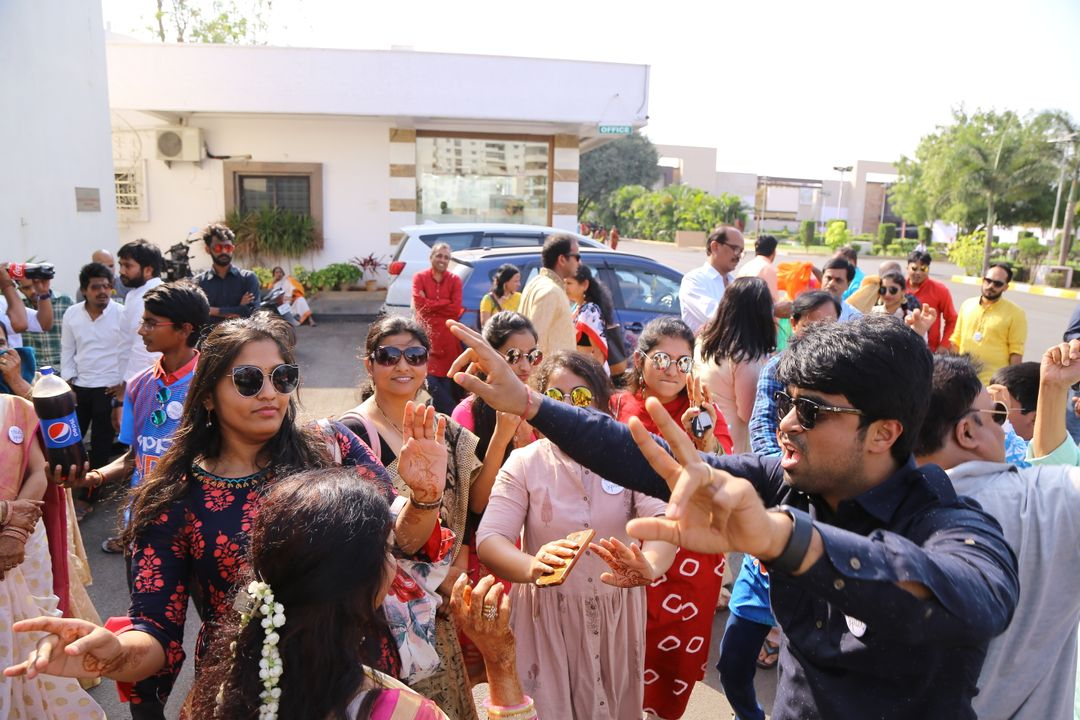
#> input picture code/react-photo-editor/photos/test/11img1.JPG, 1080 x 720 px, found by its file name; its folder holds only this picture in this run
$ jupyter execute regression.ipynb
#> lines starting #> are read from the running program, lines starting #| are printed output that depends on the picture
[cell 1]
import pandas as pd
from sklearn.model_selection import train_test_split
from sklearn.linear_model import LinearRegression
from sklearn.metrics import mean_squared_error
import os
import cv2
import numpy as np
import csv

[cell 2]
raw_folder_path = "../../adobe5k/raw"
edited_folder_path = "../../adobe5k/a"
csv_file_path = "adobe5k_a.csv"

[cell 3]
# This will form the value for exposure
def calculate_exposure_with_cv2(img):
    # Convert the image from BGR to HSV
    hsv_img = cv2.cvtColor(img, cv2.COLOR_BGR2HSV)
    # Extract the Saturation channel
    _, _, V = cv2.split(hsv_img)
    # Calculate average saturation
    average_exposure = np.mean(V)
    return (average_exposure/255)


def calculate_saturation_with_cv2(img):
    # Convert the image from BGR to HSV
    hsv_img = cv2.cvtColor(img, cv2.COLOR_BGR2HSV)
    # Extract the Saturation channel
    _, S, _ = cv2.split(hsv_img)
    # Calculate average saturation
    average_saturation = np.mean(S)
    return (average_saturation/255)

def calculate_hue_with_cv2(img):
    hsv_img = cv2.cvtColor(img, cv2.COLOR_BGR2HSV)
    # Extract the Saturation channel
    H, _, _ = cv2.split(hsv_img)
    # Calculate average saturation
    average_hue = np.mean(H)
    return (average_hue/180)

def calculate_all_parameters_with_cv2(img):
    hsv_img = cv2.cvtColor(img, cv2.COLOR_BGR2HSV)
    H, S, V = cv2.split(hsv_img)
    average_hue = np.mean(H)
    average_saturation = np.mean(S)
    average_exposure = np.mean(V)
    return (average_hue/180, average_saturation/255, average_exposure/255)

# This will be used for modifying image
def adjust_gamma(image_path, gamma=1.0):
    image=cv2.imread(image_path)
    invGamma = 1.0 / gamma
    table = np.array([((i / 255.0) ** invGamma) * 255 for i in np.arange(0, 256)]).astype("uint8")
    return cv2.LUT(image, table)

[cell 4]
# [14 lines of commented-out code are left out]


def extract_values(folder_path):
    exposure = []
    saturation = []
    hue = []
    try:
        for filename in os.listdir(folder_path):
            img_path = os.path.join(folder_path, filename)
            if os.path.isfile(img_path):
                img = cv2.imread(img_path)
                if img is not None:
                    my_tuple = calculate_all_parameters_with_cv2(img)
                    exposure.append(my_tuple[2])
                    saturation.append(my_tuple[1])
                    hue.append(my_tuple[0])
                else:
                    print(f"Skipping {filename} as it cannot be read by OpenCV.")
            else:
                print(f"Skipping {filename} as it is not a file.")
    except Exception as e:
        print(f"An error occurred: {str(e)}")
    return exposure, saturation, hue

[cell 5]
# raw_exposure, raw_saturation, raw_hue = extract_values(raw_folder_path)
# edited_exposure, edited_saturation, edited_hue = extract_values(edited_folder_path)

[cell 6]
# [7 lines of commented-out code are left out]

[cell 7]
data = pd.read_csv(csv_file_path)
#> (reads code/regression/regression_modular/adobe5k_a.csv from the repository)

X_train = data[['Raw Exposure', 'Raw Saturation', 'Raw Hue']]
y_train = data[['Edited Exposure', 'Edited Saturation', 'Edited Hue']]

model = LinearRegression()
model.fit(X_train, y_train)

[cell 8]
def adjust_image(img, new_exposure, new_saturation, new_hue):
    # Convert from BGR to HSV
    hsv = cv2.cvtColor(img, cv2.COLOR_BGR2HSV)

    # Split into the H, S, and V channels
    h, s, v = cv2.split(hsv)

    # Calculate average values for normalization
    avg_v = np.mean(v) / 255
    avg_s = np.mean(s) / 255
    avg_h = np.mean(h) / 180

    # Calculate adjustment factors
    value_scale = new_exposure / avg_v
    saturation_scale = new_saturation / avg_s
    hue_scale = new_hue / avg_h

    # Adjust values
    v = np.clip(v * value_scale, 0, 255).astype(hsv.dtype)
    s = np.clip(s * saturation_scale, 0, 255).astype(hsv.dtype)
    h = np.clip(h * hue_scale, 0, 180).astype(hsv.dtype)

    # Merge the adjusted H, S, and V channels back together
    hsv_adjusted = cv2.merge([h, s, v])

    # Convert back from HSV to BGR
    img_adjusted = cv2.cvtColor(hsv_adjusted, cv2.COLOR_HSV2BGR)

    return img_adjusted

[cell 9]
# test data csv file

test_data = "test_data.csv"
test_folder_path = "../../adobe5k/test"
output_folder = "../../adobe5k/test_a_output"

test_raw_exposure, test_raw_saturation, test_raw_hue = extract_values(test_folder_path)
#> in extract_values, img is the input picture: shape (720, 1080, 3); mean B, G, R 133.8, 136, 154
#> in calculate_all_parameters_with_cv2, `hsv_img = cv2.cvtColor(img, cv2.COLOR_BGR2HSV)`: hsv_img: shape (720, 1080, 3); mean H, S, V 66, 64.6, 160.3
#> in calculate_all_parameters_with_cv2, `H, S, V = cv2.split(hsv_img)`:
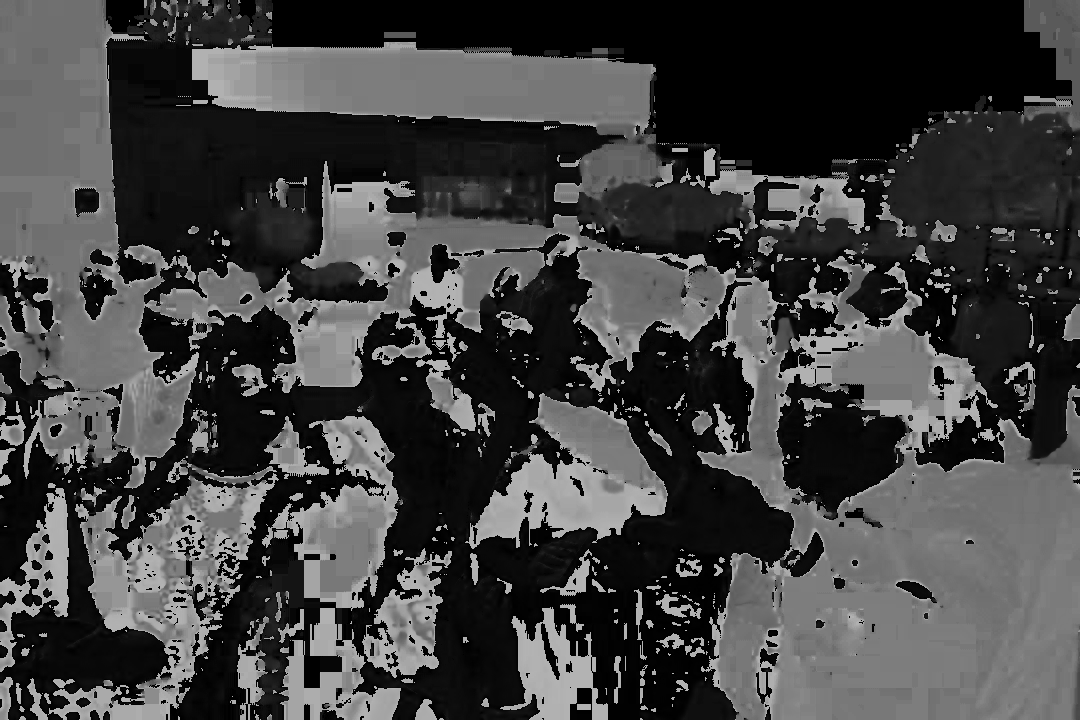
#> H: shape (720, 1080); min 0, max 179, mean 66
#> in calculate_all_parameters_with_cv2, `H, S, V = cv2.split(hsv_img)`:
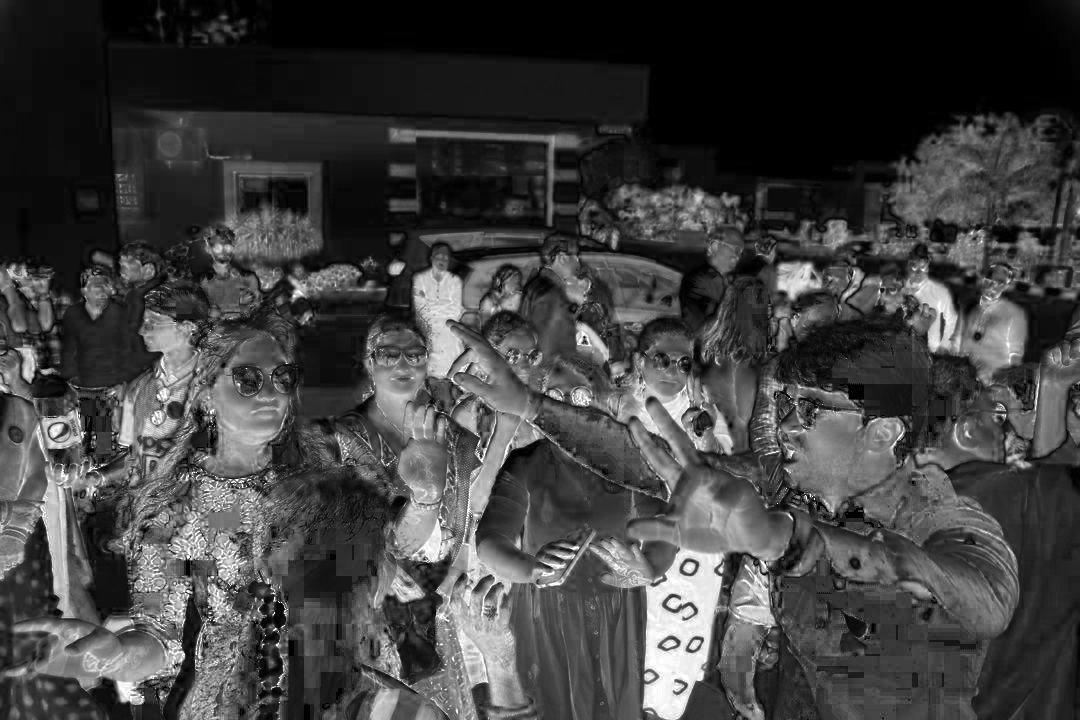
#> S: shape (720, 1080); min 0, max 255, mean 64.6
#> in calculate_all_parameters_with_cv2, `H, S, V = cv2.split(hsv_img)`:
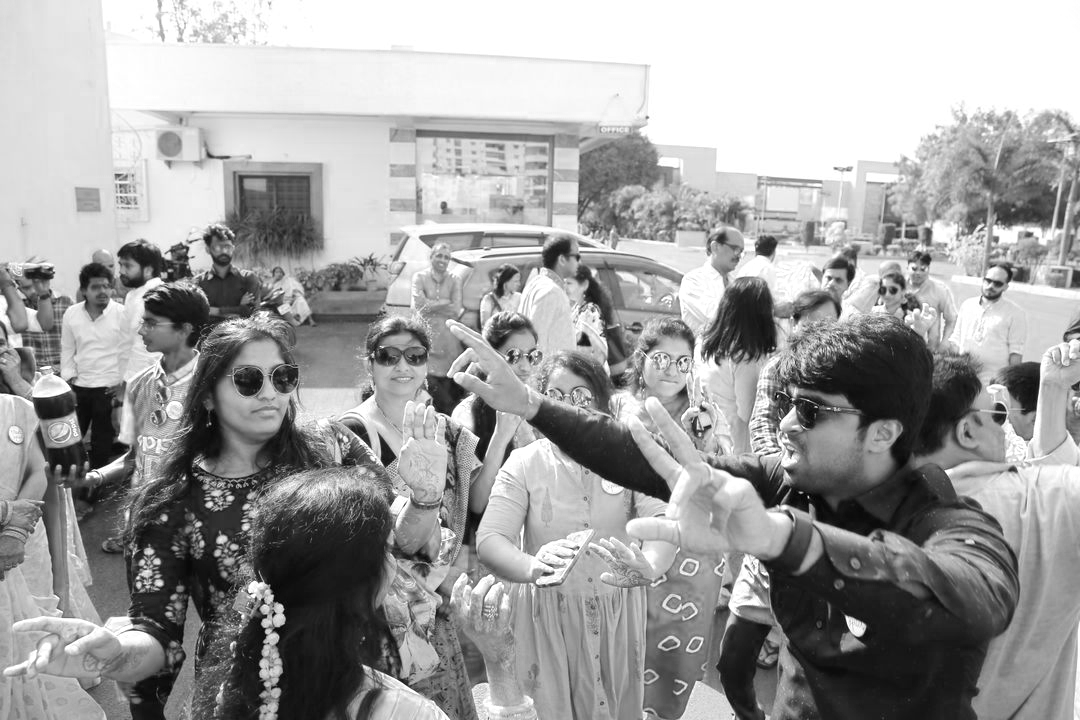
#> V: shape (720, 1080); min 1, max 255, mean 160.3
#> in calculate_all_parameters_with_cv2, `average_hue = np.mean(H)`: average_hue = 66
#> in calculate_all_parameters_with_cv2, `average_saturation = np.mean(S)`: average_saturation = 64.58
#> in calculate_all_parameters_with_cv2, `average_exposure = np.mean(V)`: average_exposure = 160.3
#> in extract_values, `my_tuple = calculate_all_parameters_with_cv2(img)`: my_tuple = (0.367, 0.253, 0.629)
#> test_raw_exposure = [0.629]; test_raw_saturation = [0.253]; test_raw_hue = [0.367]

with open(test_data, mode='w') as test_file:
    test_writer = csv.writer(test_file, delimiter=',', quotechar='"', quoting=csv.QUOTE_MINIMAL)
    test_writer.writerow(['Raw Exposure', 'Raw Saturation', 'Raw Hue'])
    for i in range(len(test_raw_exposure)):
        test_writer.writerow([test_raw_exposure[i], test_raw_saturation[i], test_raw_hue[i]])
#> this loop made 1 pass

test_data = pd.read_csv(test_data)

X_test = test_data[['Raw Exposure', 'Raw Saturation', 'Raw Hue']]

y_pred = model.predict(X_test)

# print(y_pred)

[cell 10]
os.makedirs(output_folder, exist_ok=True)

files = os.listdir(test_folder_path)

# print(files)

for i, file in enumerate(files):
    img = cv2.imread(os.path.join(test_folder_path, file))
    if img is None:
        print(f"Failed to read image: {file}")
        continue

    img_adjusted = adjust_image(img, y_pred[i][0], y_pred[i][1], y_pred[i][2])
#> in adjust_image, `avg_v = np.mean(v) / 255`: avg_v = 0.629
#> in adjust_image, `avg_s = np.mean(s) / 255`: avg_s = 0.253
#> in adjust_image, `avg_h = np.mean(h) / 180`: avg_h = 0.367
#> in adjust_image, `value_scale = new_exposure / avg_v`: value_scale = 0.737
#> in adjust_image, `saturation_scale = new_saturation / avg_s`: saturation_scale = 1.02
#> in adjust_image, `hue_scale = new_hue / avg_h`: hue_scale = 1.05
#> in adjust_image, `v = np.clip(v * value_scale, 0, 255).astype(hsv.dtype)`:
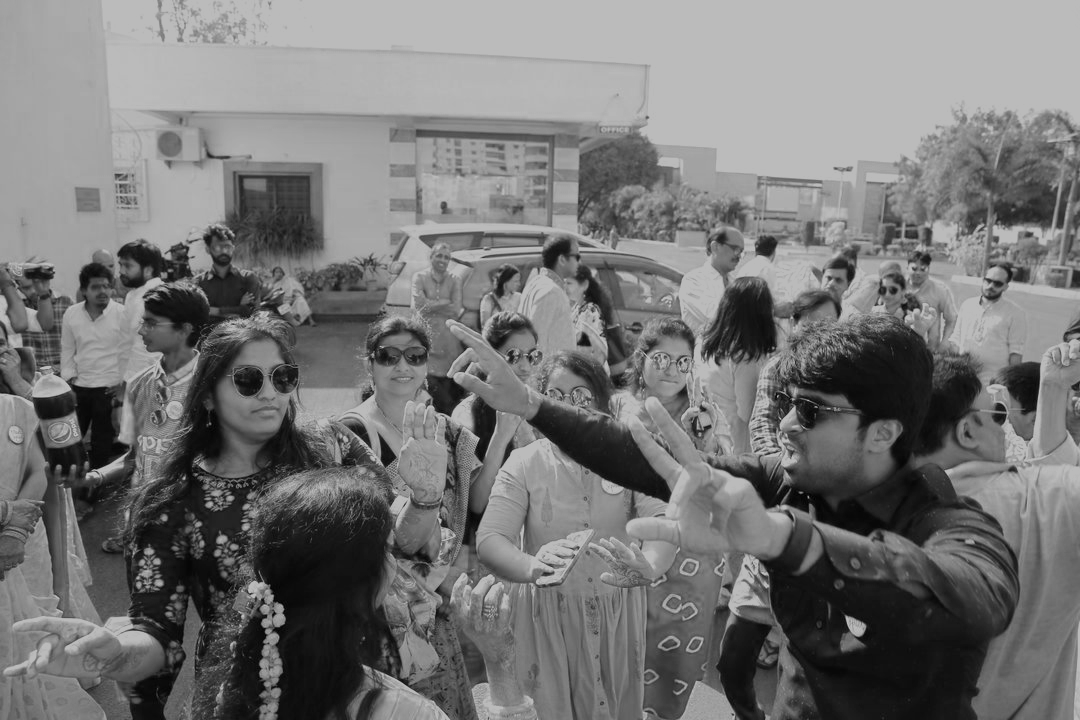
#> v: shape (720, 1080); min 0, max 187, mean 117.6
#> in adjust_image, `hsv_adjusted = cv2.merge([h, s, v])`: hsv_adjusted: shape (720, 1080, 3); mean H, S, V 68.5, 65.4, 117.6
#> in adjust_image, `img_adjusted = cv2.cvtColor(hsv_adjusted, cv2.COLOR_HSV2BGR)`:
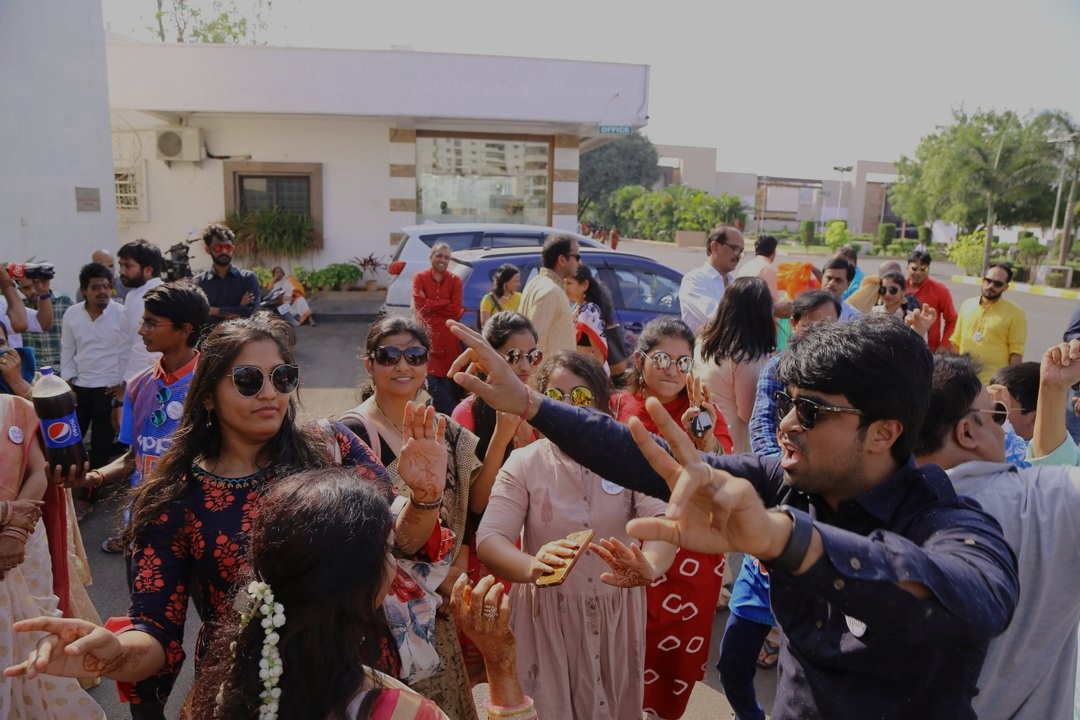
#> img_adjusted: shape (720, 1080, 3); mean B, G, R 97.1, 98.7, 113
